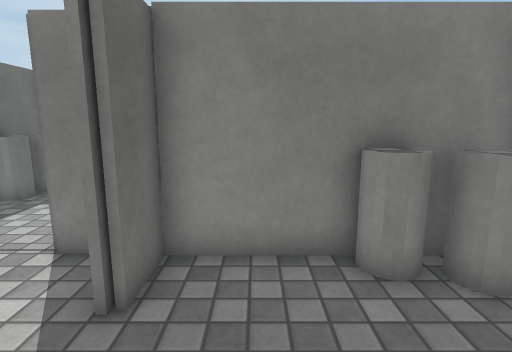
view 1 (above)

12 first-person views from a walk through a scene from a Unity 3-D project. The camera is 1.3 m above the floor, tilts 10° down and sees 80° across. The floor is counted in squares, 0.5 m on a side. Each view is taken from the middle of a square. On the plan, view 1 faces up. The plan holds only what a view shows up to about 20 squares ahead; the rest is blank. The place goes on beyond the plan. The player is left out. Surface patterns are stand-ins for the level's own textures.

view 2
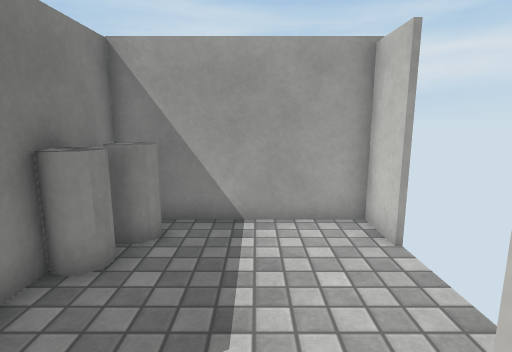

view 3
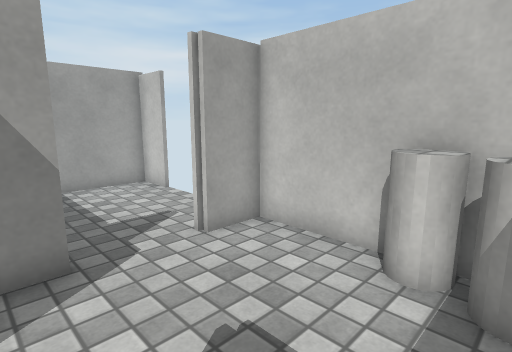

view 4
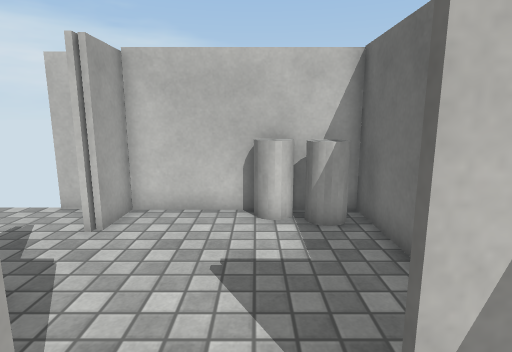

view 5
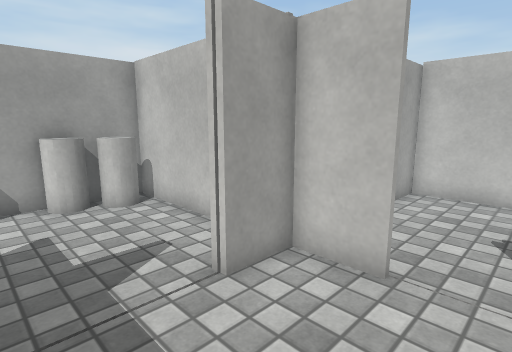

view 6
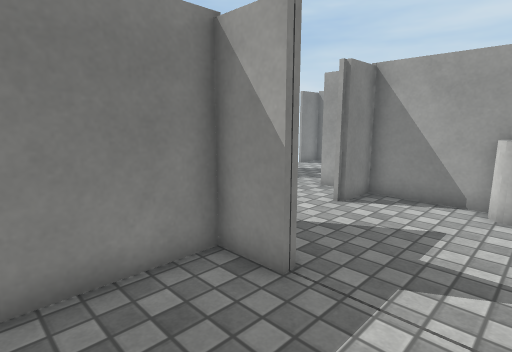

view 7
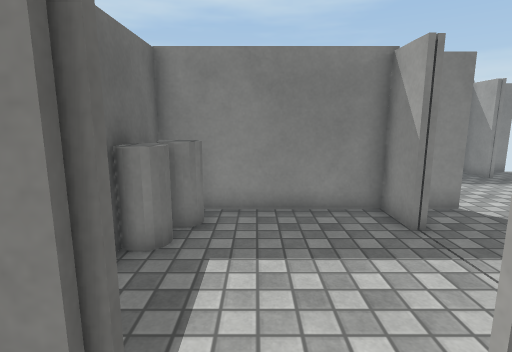

view 8
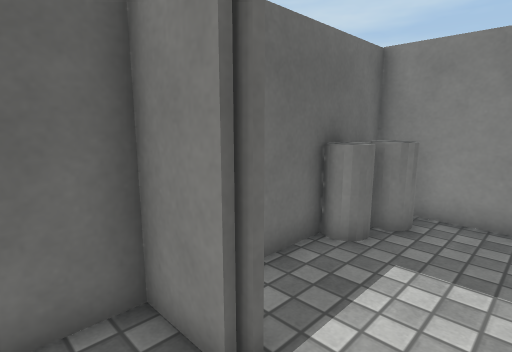

view 9
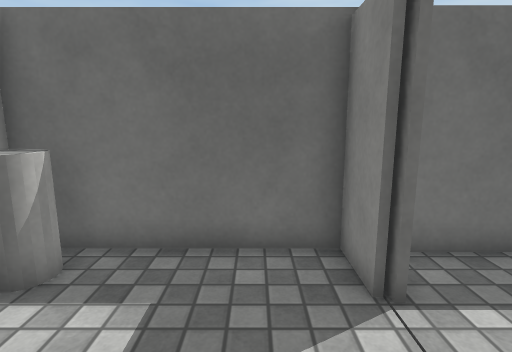

view 10
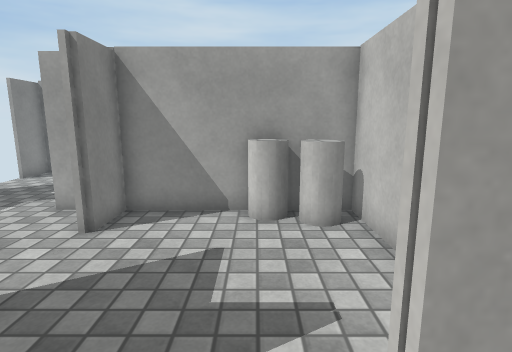

view 11
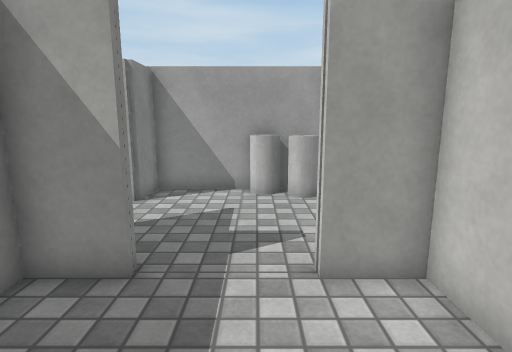

view 12
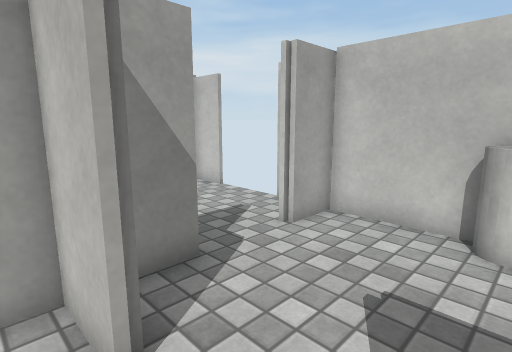

### Floor plan
Points are (right, up) in squares from view 1. A wall is a line through its corners. A room is listed if a view was taken in it or the views show most of it. See-through windows are left out.
Room 1 (view 1)
walls: (-2.2, 1) (-1.9, 1); (-0.8, -0.9) (0, -0.9); (3.1, -0.9) (4.8, -0.9) (4.8, 5.7) (-1.8, 5.7) (-1.8, 3.8) (-2.2, 3.8)
ways out: opening at (-2, 2.5) to room 2; gap at (0, -1); gap at (3, -1)
objects: other object (2, 5) to (3, 5); other object (4, 4) to (4, 5)
Room 2 (views 2, 3, 7, 8, 9)
walls: (-7, 6) (-7.5, 6); (-7.1, 6.1) (-7.1, 5.7) (-9, 5.7) (-9, -0.9) (-2.2, -0.9) (-2.2, 1); (-2.2, 3.8) (-2.2, 5.1); (-3.2, 5.7) (-4, 5.7)
ways out: opening at (-2, 2.5) to room 1; opening at (-5.5, 6) to room 3
objects: other object (-8, 0) to (-8, 1); other object (-7, 0) to (-6, 0)
Room 3 (views 4, 5, 6, 10, 11, 12)
walls: (-2.2, 11.1) (-2.2, 12.9) (-8.8, 12.9) (-8.8, 7.1); (-7.8, 6.1) (-7.1, 6.1); (-4.2, 6.1) (-2.2, 6.1) (-2.2, 7.9)
ways out: opening at (-5.5, 6) to room 2; opening at (-2, 9.5) to room 4; gap at (-2, 8) to room 4; gap at (-2, 11) to room 4
objects: other object (-8, 10) to (-8, 11); other object (-8, 12) to (-7, 12)
Room 4 (no view inside)
walls: (-1.8, 11.1) (-2.2, 11.1); (0.2, 12.9) (-0.9, 12.9); (-2.2, 7.9) (-1.8, 7.9); (0.6, 6.1) (4.8, 6.1) (4.8, 12.9) (2.9, 12.9)
ways out: opening at (-2, 9.5) to room 3; gap at (-2, 8) to room 3; gap at (-2, 11) to room 3; opening at (1.5, 13)
objects: other object (3, 7) to (4, 7); other object (4, 8) to (4, 9)

Positions as (right, up) in squares from view 1, and headings:
1: (0, 0), facing up
2: (-3, 2), facing right
3: (-8, 5), facing down-right
4: (-6, 8), facing down
5: (-6, 11), facing down-right
6: (-6, 8), facing up-right
7: (-6, 4), facing up
8: (-5, 4), facing up-left
9: (-3, 4), facing left
10: (-4, 9), facing right
11: (-7, 9), facing right
12: (-7, 7), facing down-right
